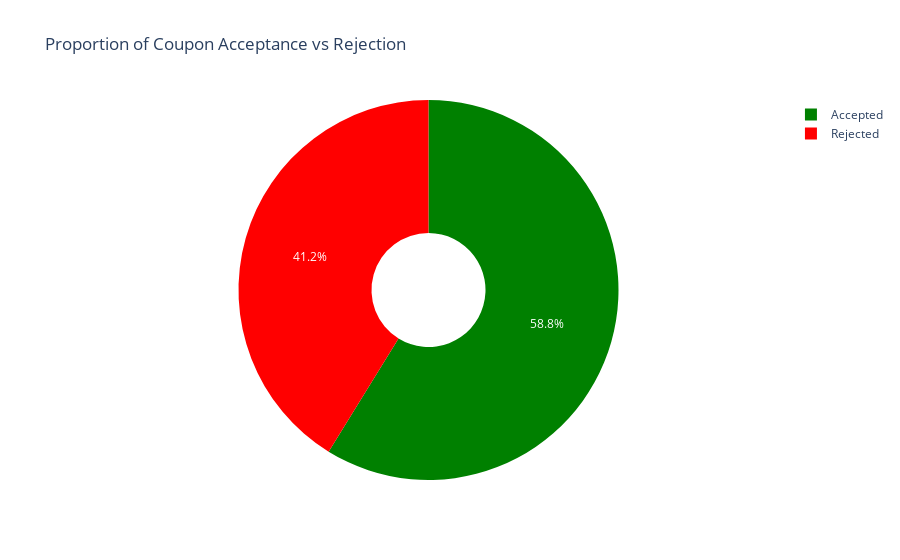

The notebook cell saved with this chart:
### Markdown cell above
2. What proportion of bar coupons were accepted?

### Code cell
total_acceptance = df_bar_coupons['Y'].mean()
acceptance_counts = df_bar_coupons['Y'].value_counts()
print(f"Accepted = {total_acceptance}")
print(f"acceptance_counts = {acceptance_counts}")

# Data for the pie chart
labels = ['Accepted', 'Rejected']
values = acceptance_counts.values

# Create the pie chart
fig = px.pie(values = values, names=labels, title="Proportion of Coupon Acceptance vs Rejection", 
             hole=0.3,  # To create a donut chart (optional, use `hole=0` for regular pie)
             color_discrete_sequence=['green', 'red'])  # Optional: set color scheme

# Show the plot
fig.show()

### Figure 1 — Plotly figure (JSON) as saved in the notebook; plotly's stock layout.template omitted (floating-point values rounded to 4 significant figures)
{"data": [{"domain": {"x": [0, 1], "y": [0, 1]}, "hole": 0.3, "hovertemplate": "label=%{label}<br>value=%{value}<extra></extra>", "labels": ["Accepted", "Rejected"], "legendgroup": "", "name": "", "showlegend": true, "type": "pie", "values": [1125, 788]}], "layout": {"autosize": true, "legend": {"tracegroupgap": 0}, "piecolorway": ["green", "red"], "title": {"text": "Proportion of Coupon Acceptance vs Rejection"}}}
